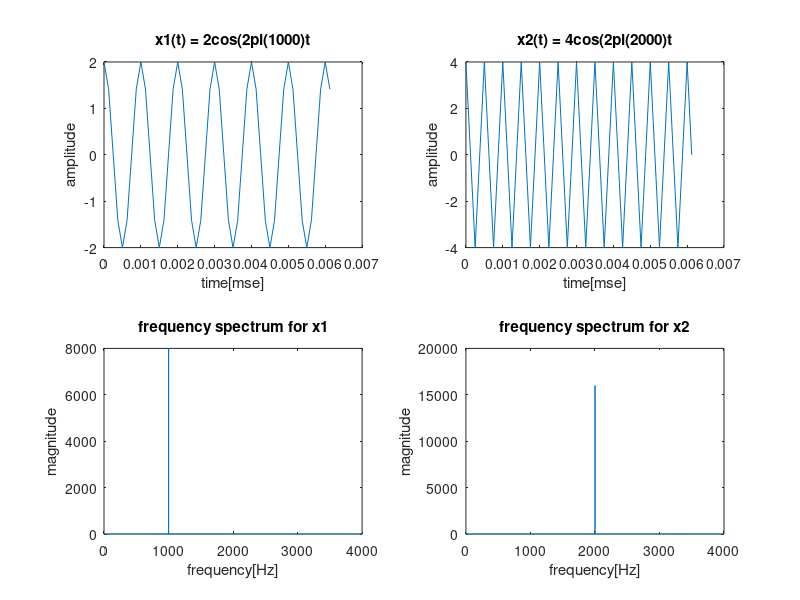

MATLAB code for this plot:
% Sampling frequency Fs = 8000Hz
% Generate two sinusoid frequency 1000Hz, and 2000Hz

% digital conversion with sampling frequency
fs = 8000;
t = 0:1/fs:1;
x1 = 2*cos(2*pi*1000*t); x2 = 4*cos(2*pi*2000*t);

% Frequency spectrum
y1 = abs(fft(x1, fs)); y2 = abs(fft(x2, fs));

% time-domain plot
figure(1)
subplot(221);
plot(t(1:50), x1(1:50));
xlabel('time[mse]'); ylabel('amplitude');
title('x1(t) = 2cos(2pi(1000)t');
subplot(222);
plot(t(1:50), x2(1:50));
xlabel('time[mse]'); ylabel('amplitude');
title('x2(t) = 4cos(2pi(2000)t');

% frequency spectrum plot
fi = 1:1:fs/2;
subplot(223);
plot(fi, y1(1:fs/2));
xlabel('frequency[Hz]'); ylabel('magnitude');
title('frequency spectrum for x1');
subplot(224);
plot(fi, y2(1:fs/2));
xlabel('frequency[Hz]'); ylabel('magnitude');
title('frequency spectrum for x2');